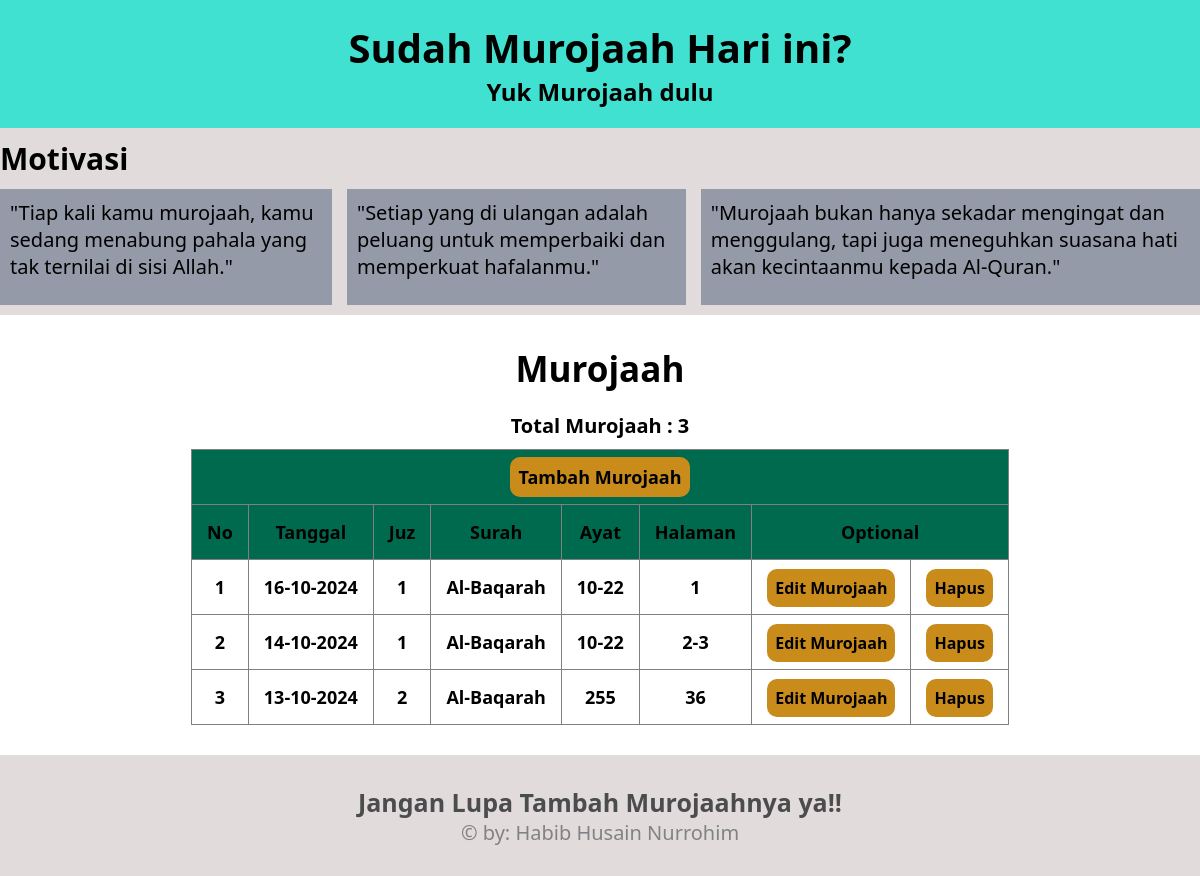
The page / on the database its author committed.
### tables this page shows
CREATE TABLE murojaah (id INTEGER PRIMARY KEY AUTOINCREMENT, tanggal TEXT NOT NULL ,juz INTEGER NOT NULL,surah TEXT NOT NULL,ayat TEXT NOT NULL,halaman INTEGER NOT NULL);

### function.php (called while the page is built, shortened)
<?php
function database()
{
        $db= new SQLite3("db/db_murojaah.sqlite");
        return $db;
}
function get_total_murojaah() {
    $db = database();
    $hitung_data_murojaah = "SELECT COUNT(*) FROM murojaah";
    $hitung_murojaah = $db->query($hitung_data_murojaah);
    $hitung = $hitung_murojaah->fetchArray();
    return $hitung[0];
}
function tampil_murojaah() {
    $db = database();
    $tampil_murojaah = "SELECT * FROM murojaah ORDER BY tanggal DESC";
    $result = $db->query($tampil_murojaah);
    $murojaah_list = [];
    while ($row = $result->fetchArray()) {
        $murojaah_list[] = $row;
    }
    return $murojaah_list;
}

### index.php (the view, shortened to what this page needs)
<?php
require "function.php";
?>
<!DOCTYPE html>
<html lang="en">
<head>
    <link rel="stylesheet" href="css/style.css">
</head>
<body>
    <nav class="navbar">
        <div class="container">
            <div class="navbar-text">
                <h1>Sudah Murojaah Hari ini?</h1>
                <h2>Yuk Murojaah dulu</h2>
            </div>
        </div>
    </nav>
    <section class="content">
            <div class="content-judul">
                <h2>Motivasi</h2>
            </div>
            <div class="container">
                <div class="content-box">
                    <div class="content-boxes">
                            <h3>"Tiap kali kamu murojaah, kamu sedang menabung pahala yang tak ternilai di sisi Allah."</h3>
                    </div>
                    <div class="content-boxes">
                            <h3>"Setiap yang di ulangan adalah peluang untuk memperbaiki dan memperkuat hafalanmu."</h3>
                    </div>
                    <div class="content-boxes">
                            <h3>"Murojaah bukan hanya sekadar mengingat dan menggulang, tapi juga meneguhkan suasana hati akan kecintaanmu kepada Al-Quran."</h3>
                    </div>
                </div>
            </div>
        </section>
    <div class="box">
            <div class="container">
                <div class="boxes">
                                 <h3>Murojaah</h3>
                                <h4>Total Murojaah : <?php echo get_total_murojaah();?></h4>
                    <table>
                        <thead>
                                <th colspan="8"><a href="tambah_murojaah.php">Tambah Murojaah</a></th>
                            <tr>
                                <th>No</th>
                                <th>Tanggal</th>
                                <th>Juz</th>
                                <th>Surah</th>
                                <th>Ayat</th>
                                <th>Halaman</th>
                                <th colspan="2">Optional</th>
                            </tr>
                        </thead>
                        <tbody>
                        <?php
                        $murojaah_list = tampil_murojaah();
                        $no = 1;
                        foreach ($murojaah_list as $row):
                        ?>
                            <tr>
                                <td><?php echo $no;?></td>
                                <td><?php echo date ('d-m-Y',strtotime($row['tanggal']));?></td>
                                <td><?php echo $row['juz'];?></td>
                                <td><?php echo $row['surah'];?></td>
                                <td><?php echo $row['ayat'];?></td>
                                <td><?php echo $row['halaman'];?></td>
                                <td><a href="edit_murojaah.php?id=<?php echo $row['id'];?>">Edit Murojaah</a></td>
                                <td><a href="hapus_murojaah.php?id=<?php echo $row['id'];?>" onclick="return confirm('Yakin Mau Menghapus Murojaah ini ???')">Hapus</a></td>
                            </tr>
                            <?php
                            $no++;
                            endforeach;
                            ?>
                        </tbody>
                    </table>
                </div>
            </div>
        </div>
        <footer class="copy">
            <div class="copy-box">
                <div class="copy-boxes">
                <h3>Jangan Lupa Tambah Murojaahnya ya!!</h3>
                <p>&copy; by: Habib Husain Nurrohim </p>
                </div>
            </div>
        </footer>
</body>
</html>

### css/style.css (style rules this page uses)
* { padding: 0; margin: 0; font-family: system-ui, -apple-system, BlinkMacSystemFont, 'Segoe UI', Roboto, Oxygen, Ubuntu, Cantarell, 'Open Sans', 'Helvetica Neue', sans-serif; }
.container { max-width: 12080px; margin: auto; }
.navbar { background-color: rgb(64, 225, 208); text-align: center; padding: 20px; }
.navbar-text h1 { font-size: 40px; }
.box { left: 0; right: 0; position: relative; padding: 10px 0; }
.boxes { justify-content: center; align-items: center; }
.boxes table { border-collapse: collapse; max-width: 1000px; margin: auto; }
.boxes h3 { text-align: center; font-size: 35px; padding: 20px; }
.boxes h4 { text-align: center; font-size: 20px; margin-bottom: 10px; }
.boxes a { background-color: rgb(201, 140, 27); text-decoration: none; padding: 8px; border-radius: 10px; color: black; }
.boxes td, th { padding: 15px; text-align: center; border: 1px solid rgb(131, 127, 127); font-size: 18px; font-weight: bold; }
.boxes td a { font-size: 16px; }
.boxes th { background-color: rgb(0, 106, 78); }
.content { padding: 10px 0; background-color:#e2dbdb; }
.content-box { display: flex; }
.content-boxes { background-color: #949aa7; padding: 10px; }
.content-judul h2 { font-size: 30px; margin-bottom: 10px; }
.content .content-box .content-boxes:not(:first-child) { margin-left: 15px; }
.content-box h3 { margin-bottom: 15px; font-size: 20px; font-weight: normal; }
.copy { background-color: #e2dbdb; position: relative; left: 0; right: 0; padding: 30px; text-align: center; margin-top: 20px; }
.copy-box { align-items: center; justify-content: center; margin: auto; }
.copy-boxes p { font-size: 20px; font-weight: normal; color: #808285; }
.copy-boxes h3 { text-decoration: none; font-size: 25px; color: #4b4c4e; }

### rows shown on the page
murojaah: tanggal "16-10-2024", juz "1", surah "Al-Baqarah", ayat "10-22", halaman "1"
murojaah: tanggal "14-10-2024", juz "1", surah "Al-Baqarah", ayat "10-22", halaman "2-3"
murojaah: tanggal "13-10-2024", juz "2", surah "Al-Baqarah", ayat "255", halaman "36"

### other values the page prints
get_total_murojaah() "3"
